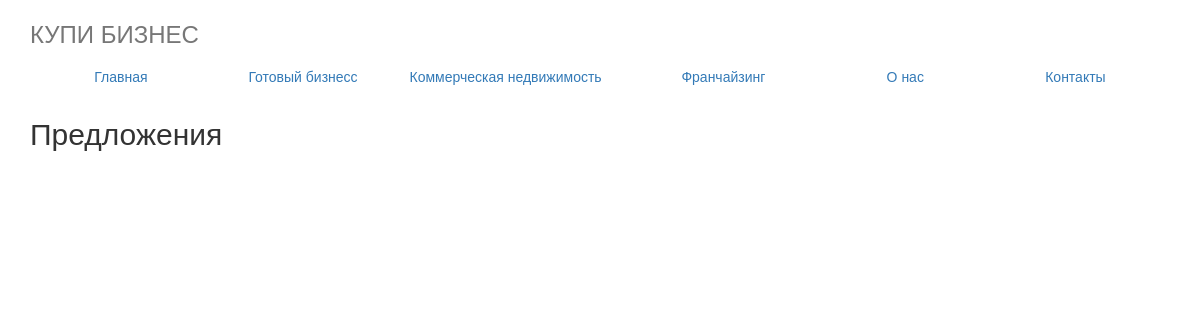
Before: / with the older database file.
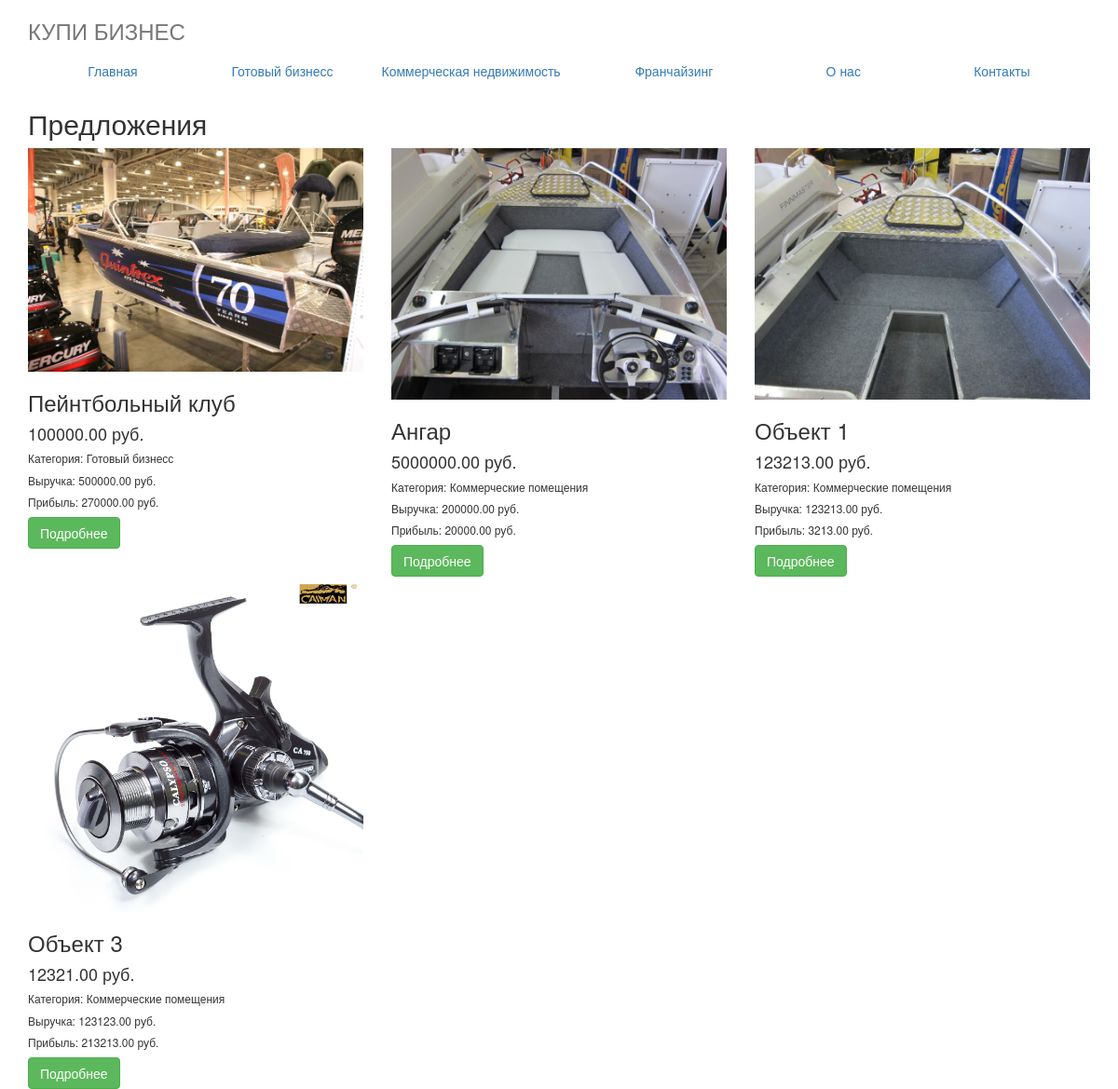
After: the same page with the newer database file.
### base/models.py (models this page shows, shortened)
class Item(models.Model):
    title = models.CharField(_("Название объекта"), max_length=1000, default='')
    file = ImageField(_("Логотип или фоновое изображение"), upload_to='gallery', blank=True)
    num = models.IntegerField(_("Порядковый номер"), default=0, blank=True, db_index=True)
    categories = models.ForeignKey(Category, on_delete=models.CASCADE, blank=True)
    regions = models.ForeignKey(Reg, on_delete=models.CASCADE, blank=True, null=True)
    fio = models.CharField(_("Контактное лицо"), max_length=1000, default='')
    phone = models.CharField(_("Телефон"), max_length=12, default='')
    email = models.EmailField(_("E-mail"), max_length=30, default='')
    purchase =  models.DecimalField(_("Стоимость"), max_digits=10, decimal_places=2, blank=True, null=True)
    receipts =  models.DecimalField(_("Выручка"), max_digits=10, decimal_places=2, blank=True, null=True)
    profit =  models.DecimalField(_("Прибыль"), max_digits=10, decimal_places=2, blank=True, null=True)
    costs =  models.DecimalField(_("Расходы"), max_digits=10, decimal_places=2, blank=True, null=True)
    borrowed =  models.DecimalField(_("Заемные средства"), max_digits=10, decimal_places=2, blank=True, null=True)
    balance = models.DecimalField(_("Товарный остаток"), max_digits=10, decimal_places=2, blank=True, null=True)
    part = models.CharField(_("Доля"), max_length=12, default='')
    age = models.CharField(_("Возраст"), max_length=12, default='')
    staff = models.CharField(_("Персонал"), max_length=12, default='')
    means = models.CharField(_("Средства производства"), max_length=2000, default='')
    licenses = models.CharField(_("Лицензии и сертификаты"), max_length=1000, default='')
    realty = models.IntegerField(_("Недвижимость"), choices=REALTY_CHOICES, default=0)
    content = RichTextField("Описание", blank=True)
    class Meta:
        verbose_name = _("Объект")
        verbose_name_plural = _("Объекты")
        ordering = ['num', 'title', ]

class Category(models.Model):
    created_date = models.DateTimeField(_("Дата создания"), auto_now_add=True, editable=False)
    edited_date = models.DateTimeField(_("Дата редактирования"), auto_now=True, editable=False, null=True)
    title = models.CharField(_("Название"), max_length=1000, default='')
    content = RichTextField("Описание", blank=True)
    def __str__(self):
        return self.title
    class Meta:
        verbose_name = _("Раздел")
        verbose_name_plural = _("Разделы")
        ordering = ['title', ]

### base/views.py (the view)
# urls.py: url(r'^$', views.ListViewBase.as_view(), name='base'),
class ListViewBase(generic.ListView):
    model= Item

### base/templates/base/item_list.html
{% extends "base.html" %}
{% load thumbnail %}
{% block content %}
  <div class="row">
        <div class="col-lg-12">
          <h2>Предложения</h2>
      </div>
            </div>
<div class="row">
{% for item_obj in object_list %}
    {% thumbnail item_obj.file "205x115" crop="center" as im %}
        <div class="col-lg-4">
          <img src="{{ im.url }}" class="img-responsive"  alt="{{ item_obj.title }}">
           <h3>{{item_obj.title}}</h3>
            <h4>{{item_obj.purchase}} руб. </h4>
            <h6>Категория: {{item_obj.categories}}</h6>
            <h6>Выручка: {{item_obj.receipts}} руб. </h6>
            <h6>Прибыль: {{item_obj.profit}} руб. </h6>
<a class="btn btn-md btn-success" href="{% url 'base:base_item' item_obj.pk %}" role="button">Подробнее</a>
        </div>
{% endthumbnail %}
{% endfor %}
</div>
{% endblock content %}

### titov_base/templates/base.html (shortened to what this page needs)
{% load staticfiles %}
<!DOCTYPE html>
<html lang="en">
  <head>
    <link href="{% static 'css/bootstrap.min.css' %}" rel="stylesheet">
  </head>
  <body>
    <div class="container">
      <div class="masthead">
        <h3 class="text-muted">КУПИ БИЗНЕС</h3>
        <nav>
          <ul class="nav nav-justified">
            <li class="active"><a href="#">Главная</a></li>
            <li><a href="">Готовый бизнесс</a></li>
            <li><a href="#">Коммерческая недвижимость</a></li>
            <li><a href="#">Франчайзинг</a></li>
            <li><a href="#">О нас</a></li>
            <li><a href="#">Контакты</a></li>
          </ul>
        </nav>
      </div>
        {% block content %}
        {% endblock content %}
    </div>
  </body>
</html>

Changed rows visible on the page:
now on this page (row edited): Item: shows a picture, title "Пейнтбольный клуб", purchase "100000.00", categories "Готовый бизнесс", receipts "500000.00", profit "270000.00"
now on this page (row edited): Item: shows a picture, title "Ангар", purchase "5000000.00", categories "Коммерческие помещения", receipts "200000.00", profit "20000.00"
added Item: shows a picture, title "Объект 1", purchase "123213.00", categories "Коммерческие помещения", receipts "123213.00", profit "3213.00"
added Item: shows a picture, title "Объект 3", purchase "12321.00", categories "Коммерческие помещения", receipts "123123.00", profit "213213.00"
